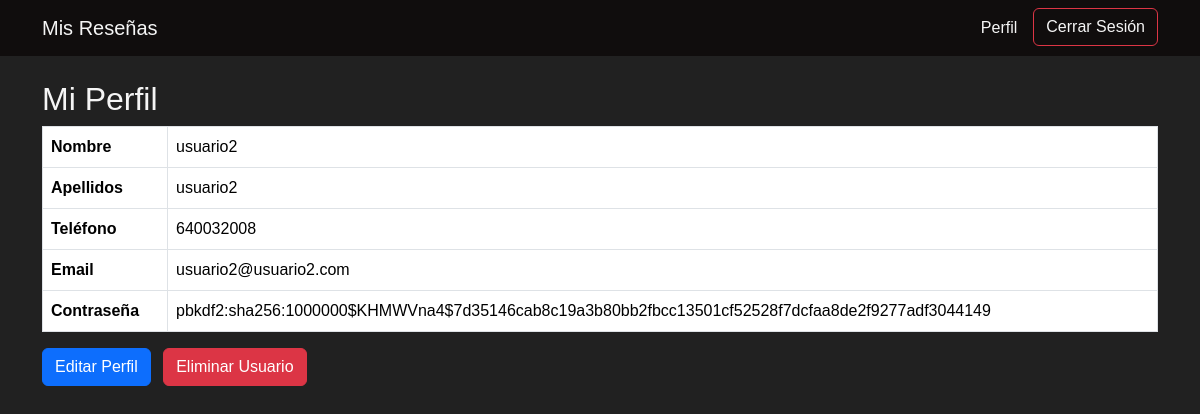
Screenshot of /perfil (signed in) with the database file from the repository.
### models.py (models this page shows)
class Usuario(UserMixin, db.Model):
    id = db.Column(db.Integer, primary_key=True)
    nombre = db.Column(db.String(80), nullable=False)
    apellidos = db.Column(db.String(80), nullable=False)
    telefono = db.Column(db.String(20), nullable=False)
    email = db.Column(db.String(120), unique=True, nullable=False)
    contraseña = db.Column(db.String(128), nullable=False)
    is_admin = db.Column(db.Boolean, default=False)

### auth.py (the view)
@app.route('/perfil')
@login_required
def perfil():
    return render_template('perfil.html', usuario=current_user)

### app.py (called while the page is built)
@login_manager.user_loader
def load_user(user_id):
    return Usuario.query.get(int(user_id))

### templates/perfil.html (shortened to what this page needs)
<!DOCTYPE html>
<html lang="en">
<head>
  <link href="https://cdn.jsdelivr.net/npm/bootstrap@5.3.3/dist/css/bootstrap.min.css" rel="stylesheet">
  <link rel="stylesheet" href="{{ url_for('static', filename='perfil.css') }}">
</head>
<body>
  <nav class="navbar navbar-expand-lg">
    <div class="container">
      <a class="navbar-brand" href="{{ url_for('resenas') }}">Mis Reseñas</a>
      <div class="collapse navbar-collapse" id="navbarContent">
        <ul class="navbar-nav ms-auto">
          <li class="nav-item">
            <a class="nav-link" href="{{ url_for('perfil') }}">Perfil</a>
          </li>
          <li class="nav-item">
            <a class="btn btn-outline-danger ms-2" href="{{ url_for('logout') }}">Cerrar Sesión</a>
          </li>
        </ul>
      </div>
    </div>
  </nav>
  <div class="container mt-4">
    <h2>Mi Perfil</h2>
    <table class="table table-bordered">
      <tr>
        <th>Nombre</th>
        <td>{{ usuario.nombre }}</td>
      </tr>
      <tr>
        <th>Apellidos</th>
        <td>{{ usuario.apellidos }}</td>
      </tr>
      <tr>
        <th>Teléfono</th>
        <td>{{ usuario.telefono }}</td>
      </tr>
      <tr>
        <th>Email</th>
        <td>{{ usuario.email }}</td>
      </tr>
      <tr>
        <th>Contraseña</th>
        <td>{{ usuario.contraseña }}</td>
      </tr>
    </table>
    <div class="mt-3">
      <a href="{{ url_for('edit_user', user_id=usuario.id) }}" class="btn btn-primary me-2">
        Editar Perfil
      </a>
      <form action="{{ url_for('delete_user', user_id=usuario.id) }}" method="POST"
            style="display: inline-block;"
            onsubmit="return confirm('¿Estás seguro de eliminar tu cuenta? Esta acción no se puede deshacer.');">
        <button type="submit" class="btn btn-danger">Eliminar Usuario</button>
      </form>
    </div>
  </div>
</body>
</html>

### static/perfil.css (style rules this page uses)
body { height: 100vh; margin: 0; font-family: Arial, sans-serif; font-size: 16px; background-color: #212121; color: whitesmoke; }
.navbar { width: 100%; background-color: #100d0d; overflow: hidden; color: whitesmoke; }
.navbar a { float: left; display: block; color: whitesmoke; text-align: center; text-decoration: none; }

### rows the page displays
Usuario: nombre "usuario2", apellidos "usuario2", telefono "640032008", email "usuario2@usuario2.com", contraseña "pbkdf2:sha256:1000000$KHMWVna4$7d35146cab8c19a3b80bb2fbcc13501cf52528f7dcfaa8de2f9277adf3044149"
